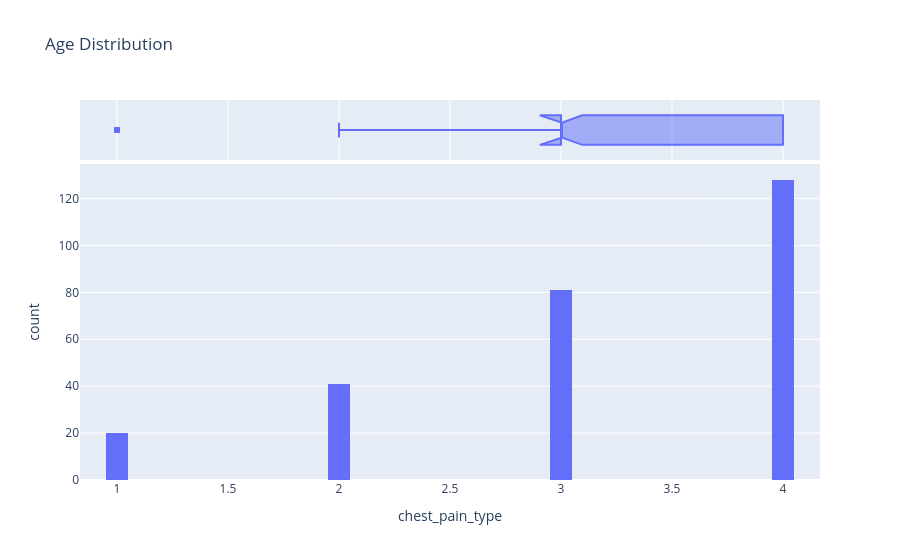

Notebook code for this chart:
### Code cell
fig = px.histogram(data, x='chest_pain_type', marginal='box',nbins=47, title="Age Distribution")
fig.show()

### Figure 1 — Plotly figure (JSON) as saved in the notebook; plotly's stock layout.template omitted (floating-point values rounded to 4 significant figures; data arrays with more than 128 entries replaced by an {"elided": "..."} marker saying what was removed)
{"data": [{"bingroup": "x", "hovertemplate": "chest_pain_type=%{x}<br>count=%{y}<extra></extra>", "legendgroup": "", "marker": {"color": "#636efa", "pattern": {"shape": ""}}, "name": "", "nbinsx": 47, "orientation": "v", "showlegend": false, "type": "histogram", "x": {"elided": "270 int values"}, "xaxis": "x", "yaxis": "y"}, {"hovertemplate": "chest_pain_type=%{x}<extra></extra>", "legendgroup": "", "marker": {"color": "#636efa"}, "name": "", "notched": true, "showlegend": false, "type": "box", "x": {"elided": "270 int values"}, "xaxis": "x2", "yaxis": "y2"}], "layout": {"barmode": "relative", "legend": {"tracegroupgap": 0}, "title": {"text": "Age Distribution"}, "xaxis": {"anchor": "y", "domain": [0, 1], "title": {"text": "chest_pain_type"}}, "xaxis2": {"anchor": "y2", "domain": [0, 1], "matches": "x", "showgrid": true, "showticklabels": false}, "yaxis": {"anchor": "x", "domain": [0, 0.8316], "title": {"text": "count"}}, "yaxis2": {"anchor": "x2", "domain": [0.8416, 1], "matches": "y2", "showgrid": false, "showline": false, "showticklabels": false, "ticks": ""}}}
